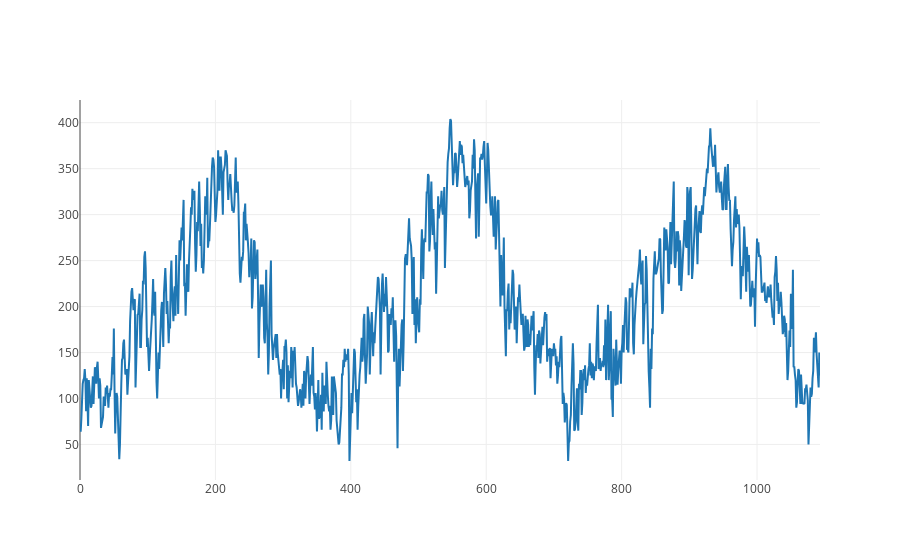

The notebook cell saved with this chart:
### Code cell
data = [go.Scatter(
            x = np.arange(0,N),
            y = X
)]
py.iplot(data, filename = 'Datos')

### Figure 1 — Plotly figure (JSON) as saved in the notebook; plotly's stock layout.template omitted (floating-point values rounded to 4 significant figures; data arrays with more than 128 entries replaced by an {"elided": "..."} marker saying what was removed)
{"data": [{"type": "scatter", "uid": "726661c4-b0d0-4eda-a6f9-8f4a0b42ad67", "x": {"elided": "1094 int values"}, "y": {"elided": "1094 int values"}}], "layout": {"autosize": true, "xaxis": {"autorange": true, "range": [0, 1093], "type": "linear"}, "yaxis": {"autorange": true, "range": [11.33, 424.7], "type": "linear"}}}
